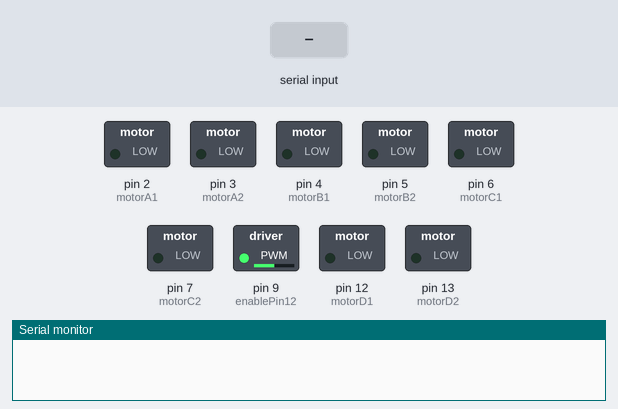
Bench run of a sketch on a simulated Arduino Uno, built with avr-gcc and run on an emulated ATmega328P. Parts: switched loads named in the sketch (green lamp = pin HIGH), the last lines printed to the serial monitor. The test bench sets the inputs (shaded band).

Above: at 1.2 s.
1.3 s: "AB 1\n" received over Serial
At 1.8 s:
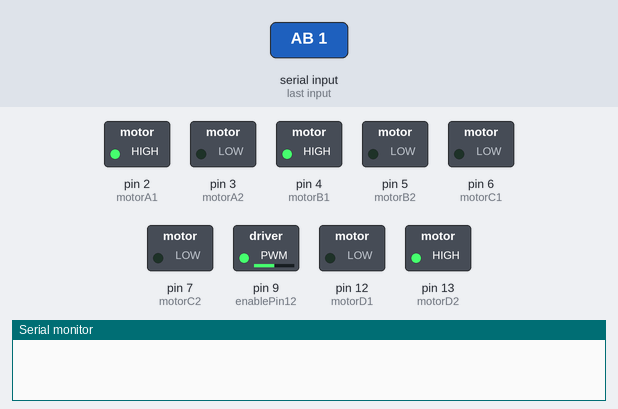
At 2.7 s:
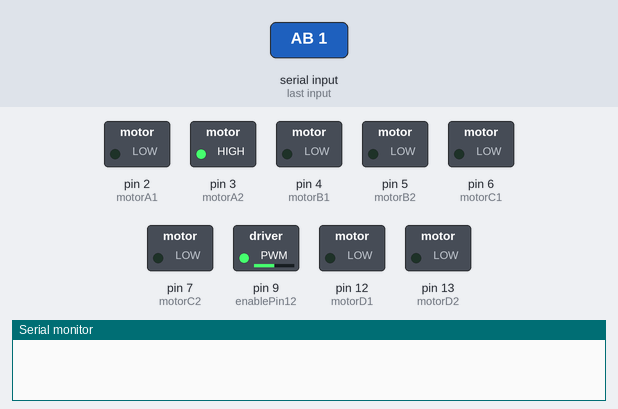
4.3 s: "C 1\n" received over Serial
At 5.1 s:
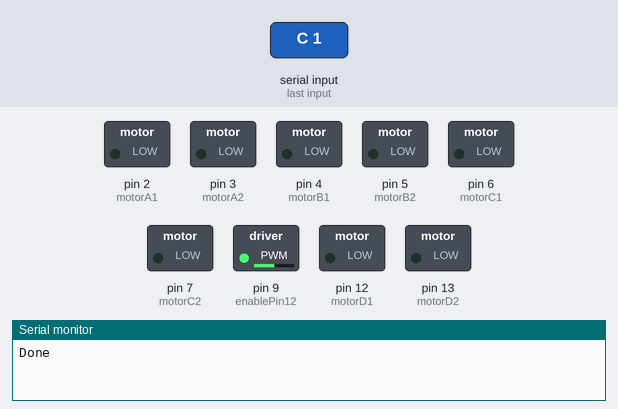
Timing chart, 0 to 7.3 s (numbered marks = the images above; inputs shaded):
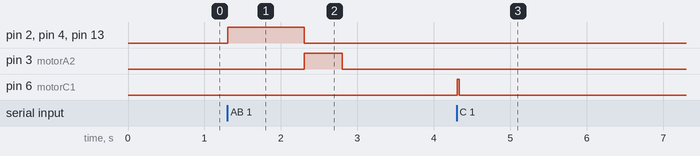

Measured:
- after the input at 1.3 s, pin 2 (motorA1), pin 4 (motorB1), pin 13 (motorD2): LOW → HIGH at once, → LOW 1.0 s later; pin 3 (motorA2): LOW → HIGH after 1.0 s, → LOW 0.50 s later
- after the input at 4.3 s, pin 6 (motorC1): LOW → HIGH at once, → LOW 0.03 s later

The sketch:

motor.ino
```cpp
/***************************************************
 * Arduino Code (添加马达 D，与 A、B 同步转动，且A再单独逆转一半时间)
 *
 * 逻辑：
 *   1) "AB <秒数>"：
 *       - (a) 马达 A、B、D 同方向旋转 <秒数> 秒
 *       - (b) B、D 停止；A 反转 <秒数> / 2
 *       - (c) A 停止，打印 "Done"
 *
 *   2) "C" 命令：
 *       - 保持原逻辑 (6 段正转 + 一次性反转)
 ***************************************************/

// ========== 马达 A、B (第一颗 L293D) ==========
const int enablePin12 = 9;   // 给通道1,2 (A,B) 的 Enable (PWM)
const int motorA1 = 2;       // A 通道输入脚1A
const int motorA2 = 3;       // A 通道输入脚2A
const int motorB1 = 4;       // B 通道输入脚3A
const int motorB2 = 5;       // B 通道输入脚4A

// ========== 马达 C、D (第二颗 L293D) ==========
// 注意：马达 C 已用 1A,2A => Arduino 脚 6,7
// 我们把 D 用 3A,4A => Arduino 脚 12,13
const int enablePinCD = 9;   // 同样接到 Arduino Pin9 (与 A,B 的使能同线)
const int motorC1 = 6;       // C 通道输入脚 (1A)
const int motorC2 = 7;       // C 通道输入脚 (2A)
// C 输出 (1Y, 2Y) => L293D Pin3, Pin6

// 新增马达 D
const int motorD1 = 12;      // D 通道输入脚 (3A)
const int motorD2 = 13;      // D 通道输入脚 (4A)
// D 输出 (3Y, 4Y) => L293D Pin11, Pin14

// ========== 供马达 C 用的分段延时 ==========
const unsigned long DELAY_60_DEG = 30;

// ========== 马达 C,D 的初始 PWM ==========
const int speedC = 128;

void setup() {
  Serial.begin(9600);

  // ========== 马达 A、B 初始化 (第一颗 L293D) ==========
  pinMode(enablePin12, OUTPUT);
  pinMode(motorA1, OUTPUT);
  pinMode(motorA2, OUTPUT);
  pinMode(motorB1, OUTPUT);
  pinMode(motorB2, OUTPUT);

  // 让马达 A,B 全速 (或可用 analogWrite)
  analogWrite(enablePin12, 255);

  // ========== 马达 C、D 初始化 (第二颗 L293D) ==========
  // C 用 1A,2A => 脚 6,7；D 用 3A,4A => 脚 12,13
  pinMode(enablePinCD, OUTPUT);
  pinMode(motorC1, OUTPUT);
  pinMode(motorC2, OUTPUT);
  pinMode(motorD1, OUTPUT);
  pinMode(motorD2, OUTPUT);

  // 让马达 C,D 也全速 (与 A,B 同脚 Pin9)
  analogWrite(enablePinCD, speedC);
}

void loop() {
  // 如果串口无数据就不做事
  if (Serial.available() <= 0) {
    return;
  }

  // 读取一整行命令
  String commandLine = Serial.readStringUntil('\n');
  commandLine.trim();
  if (commandLine.length() == 0) return;

  // 拆分指令
  int spaceIndex = commandLine.indexOf(' ');
  String cmd;
  String param;
  if (spaceIndex == -1) {
    cmd = commandLine; // 可能是 "C"
  } else {
    cmd   = commandLine.substring(0, spaceIndex);
    param = commandLine.substring(spaceIndex + 1);
  }
  cmd.toUpperCase();

  // ========== 处理 "AB <秒数>" ==========
  if (cmd == "AB") {
    float seconds = param.toFloat();
    if (seconds <= 0) {
      Serial.println("Done");
      return;
    }

    // (a) 马达 A、B、D 同方向转 <秒数> 秒
    digitalWrite(motorA1, HIGH);
    digitalWrite(motorA2, LOW);

    digitalWrite(motorB1, HIGH);
    digitalWrite(motorB2, LOW);

    digitalWrite(motorD1, LOW);
    digitalWrite(motorD2, HIGH);

    unsigned long ms = (unsigned long)(seconds * 1000);
    delay(ms);

    // 停止 B、D
    digitalWrite(motorB1, LOW);
    digitalWrite(motorB2, LOW);
    digitalWrite(motorD1, LOW);
    digitalWrite(motorD2, LOW);
    // A 此时仍要进行额外的逆向旋转

    // (b) A 逆向旋转 <秒数>/2
    digitalWrite(motorA1, LOW);
    digitalWrite(motorA2, HIGH);

    unsigned long halfMs = ms / 2; // 一半时间
    delay(halfMs);

    // (c) 最后停止 A
    digitalWrite(motorA1, LOW);
    digitalWrite(motorA2, LOW);

    Serial.println("Done");
  }
  // ========== 处理 "C" 命令 (马达 C 分段旋转 + 拍照) ==========
  else if (cmd == "C") {
    // (1) 分 6 段正转
    for (int i = 0; i < 6; i++) {
      // a) 转 60°
      digitalWrite(motorC1, HIGH);
      digitalWrite(motorC2, LOW);
      delay(DELAY_60_DEG);

      // b) 停止
      digitalWrite(motorC1, LOW);
      digitalWrite(motorC2, LOW);

      // c) 等 1.5 秒 (拍照之类)
      delay(1500);

      // d) 告诉 Python "C_STEP"
      Serial.println("C_STEP");

      // e) 等 Python 回 "CONTINUE"
      bool waiting = true;
      while (waiting) {
        if (Serial.available() > 0) {
          String ack = Serial.readStringUntil('\n');
          ack.trim();
          if (ack.equalsIgnoreCase("CONTINUE")) {
            waiting = false;
          }
        }
        delay(10);
      }
    }

    // (2) 一次性反转 360°
    digitalWrite(motorC1, LOW);
    digitalWrite(motorC2, HIGH);
    delay(6 * DELAY_60_DEG);

    // 停止
    digitalWrite(motorC1, LOW);
    digitalWrite(motorC2, LOW);

    Serial.println("Done");
  }
  // ========== 其它未知命令 ==========
  else {
    Serial.println("Done");
  }
}
```
